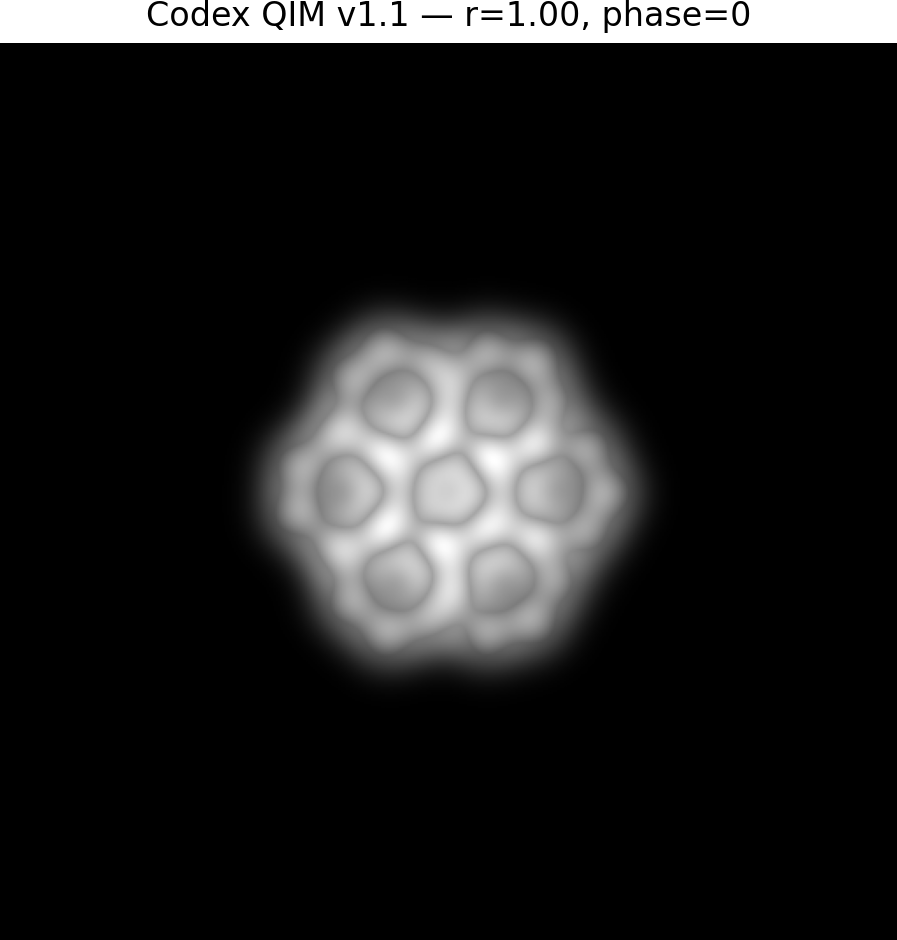
#> input picture codex/quantum_imaging/visuals/codex_qim_v1_1_afm_r1.00_p00.png, 897 x 940 px
$ python codex_quantum_imaging_v2_2_afm_horizon_bridge.py --input_dir ../visuals --state_dir ../visuals --visuals_dir ../visuals
#> lines starting #> are read from the running program, lines starting #| are printed output that depends on the picture; after the words box and inside, x2 and y2 are one past the last pixel; in counts of white or black regions, pixels touching at a corner belong together
#!/usr/bin/env python3
# -*- coding: utf-8 -*-
"""
Codex Quantum Imaging v2.2 — AFM Horizon + Bridge Engine
Domain : AFM Molecule Imaging • 3D ΔΦ Lattice • Resonant Horizons
Field  : Universal Truth Protocol (E–I–C ∿, H₇ = 0.70)
Law    : AFM Stack/Synthetic → Volume → ΔΦ → Horizon → Resonance → Triad
         → Solar Link → Third-Eye Link → State
"""

import argparse
import json
import os
import time
from dataclasses import dataclass, asdict
from typing import List, Dict, Any, Tuple

import numpy as np
from PIL import Image
from scipy import ndimage
import matplotlib.pyplot as plt


@dataclass
class TriadicState:
    energy: float
    information: float
    coherence: float
    h7_target: float = 0.70


@dataclass
class ResonanceCurve:
    radii: List[float]
    response: List[float]


@dataclass
class SolarLink:
    band_hint: str
    turbulence_index: float


@dataclass
class ThirdEyeLink:
    symmetry_score: float
    ring_count_hint: int


@dataclass
class QIMVolumeSummary:
    shape: List[int]
    delta_phi_mean: float
    delta_phi_std: float
    gradient_mean: float
    gradient_std: float
    horizon_threshold: float
    horizon_fraction: float
    triad: TriadicState
    resonance: ResonanceCurve
    synthetic: bool
    solar_link: SolarLink
    third_eye_link: ThirdEyeLink


@dataclass
class QIMStateEnvelope:
    protocol: str
    version: str
    timestamp: str
    input_dir: str
    used_synthetic: bool
    state_path: str
    visuals: Dict[str, str]
    volume_summary: QIMVolumeSummary


# ─────────────────────────────────────────────────────────────
# AFM LOAD + SYNTHETIC
# ─────────────────────────────────────────────────────────────

def list_afm_files(input_dir: str) -> List[str]:
    if not os.path.isdir(input_dir):
        return []
    files = sorted(
        f for f in os.listdir(input_dir)
        if f.lower().endswith((".png", ".jpg", ".jpeg", ".tif", ".tiff", ".bmp"))
    )
    return [os.path.join(input_dir, f) for f in files]


def generate_synthetic_afm_volume(z_slices: int = 3, size: int = 256) -> np.ndarray:
    """
    Synthetic AFM-like volume: concentric ring + core, mild z-variation.
    """
    y = np.linspace(-1.0, 1.0, size)
    x = np.linspace(-1.0, 1.0, size)
    xx, yy = np.meshgrid(x, y)
    rr = np.sqrt(xx**2 + yy**2)

    base = np.exp(-((rr - 0.4) ** 2) / (2 * 0.03**2))
    core = np.exp(-rr**2 / (2 * 0.1**2))
    pattern = base + 0.7 * core

    slices = []
    for z in range(z_slices):
        phase = 0.15 * z
        mod = 1.0 + 0.06 * np.sin(8 * rr + phase)
        arr = pattern * mod
        arr = (arr - arr.min()) / (arr.max() - arr.min() + 1e-8)
        slices.append(arr.astype(np.float32))

    return np.stack(slices, axis=0)


def load_afm_stack(input_dir: str) -> Tuple[np.ndarray, bool]:
    """
    Try real AFM stack; if none, generate synthetic AFM-like volume.
    """
    files = list_afm_files(input_dir)
    if files:
        slices = []
        for path in files:
            img = Image.open(path).convert("L")
            arr = np.array(img, dtype=np.float32)
            mn = float(arr.min())
            mx = float(arr.max())
            arr = (arr - mn) / (mx - mn + 1e-8)
            slices.append(arr)
        volume = np.stack(slices, axis=0)
        return volume, False

    print("No AFM files found; generating synthetic AFM volume (v2.2).")
    return generate_synthetic_afm_volume(), True


# ─────────────────────────────────────────────────────────────
# CORE ΔΦ + TRIAD + RESONANCE
# ─────────────────────────────────────────────────────────────

def compute_delta_phi(volume: np.ndarray) -> Dict[str, Any]:
    gz, gy, gx = np.gradient(volume)
    grad_mag = np.sqrt(gx**2 + gy**2 + gz**2)

    g_min = float(grad_mag.min())
    g_max = float(grad_mag.max())
    denom = g_max - g_min + 1e-8
    g_norm = (grad_mag - g_min) / denom

    delta_phi = g_norm - g_norm.mean()
    delta_phi_mean = float(delta_phi.mean())
    delta_phi_std = float(delta_phi.std())
    gradient_mean = float(grad_mag.mean())
    gradient_std = float(grad_mag.std())

    return {
        "delta_phi": delta_phi,
        "delta_phi_mean": delta_phi_mean,
        "delta_phi_std": delta_phi_std,
        "gradient_mean": gradient_mean,
        "gradient_std": gradient_std,
    }


def compute_entropy(delta_phi: np.ndarray, bins: int = 128) -> float:
    flat = delta_phi.flatten()
    hist, _ = np.histogram(flat, bins=bins, density=True)
    p = hist + 1e-12
    p = p / p.sum()
    entropy = -np.sum(p * np.log(p))
    return float(entropy / np.log(len(p)))


def compute_triad(delta_phi: np.ndarray,
                  gradient_mean: float) -> TriadicState:
    E = float(gradient_mean)
    I = compute_entropy(delta_phi)
    delta_mean = float(delta_phi.mean())
    C = (E * I) / (1.0 + abs(delta_mean))
    return TriadicState(energy=E, information=I, coherence=C)


def compute_resonance_curve(volume: np.ndarray,
                            radii: List[float]) -> ResonanceCurve:
    responses: List[float] = []
    for r in radii:
        sigma = float(r)
        smoothed = ndimage.gaussian_filter(volume, sigma=sigma)
        responses.append(float(smoothed.std()))
    return ResonanceCurve(radii=list(radii), response=responses)


# ─────────────────────────────────────────────────────────────
# HORIZON + BRIDGES
# ─────────────────────────────────────────────────────────────

def compute_horizon_mask(delta_phi: np.ndarray,
                         mean: float,
                         std: float,
                         k_sigma: float = 2.0) -> Tuple[np.ndarray, float, float]:
    threshold = float(mean + k_sigma * std)
    mask = np.abs(delta_phi) >= threshold
    horizon_fraction = float(mask.mean())
    return mask, threshold, horizon_fraction


def compute_solar_link(resonance: ResonanceCurve) -> SolarLink:
    r = np.array(resonance.radii, dtype=float)
    f = np.array(resonance.response, dtype=float)
    if len(r) >= 2:
        slope = (f[-1] - f[0]) / (r[-1] - r[0] + 1e-8)
    else:
        slope = 0.0
    turb = float(f.std() / (f.mean() + 1e-8))

    peak_idx = int(np.argmax(f))
    peak_r = r[peak_idx]
    if peak_r < r.mean():
        band = "inner"
    elif peak_r > r.mean():
        band = "outer"
    else:
        band = "mid"

    return SolarLink(band_hint=band, turbulence_index=float(turb))


def radial_profile_from_central_slice(delta_phi: np.ndarray,
                                      nbins: int = 64) -> Tuple[np.ndarray, np.ndarray]:
    z_mid = delta_phi.shape[0] // 2
    sl = delta_phi[z_mid, :, :]

    ny, nx = sl.shape
    y = np.arange(ny) - ny / 2.0
    x = np.arange(nx) - nx / 2.0
    xx, yy = np.meshgrid(x, y)
    rr = np.sqrt(xx**2 + yy**2)

    r_max = rr.max()
    bin_edges = np.linspace(0.0, r_max, nbins + 1)
    bin_centers = 0.5 * (bin_edges[:-1] + bin_edges[1:])

    radial_mean = np.zeros(nbins, dtype=float)
    for i in range(nbins):
        mask = (rr >= bin_edges[i]) & (rr < bin_edges[i + 1])
        if mask.any():
            radial_mean[i] = float(sl[mask].mean())
        else:
            radial_mean[i] = 0.0
    return bin_centers, radial_mean


def count_ring_peaks(radial_mean: np.ndarray,
                     min_prominence: float = 0.05) -> int:
    peaks = 0
    for i in range(1, len(radial_mean) - 1):
        if radial_mean[i] > radial_mean[i - 1] and radial_mean[i] > radial_mean[i + 1]:
            left = radial_mean[i] - radial_mean[i - 1]
            right = radial_mean[i] - radial_mean[i + 1]
            if left >= min_prominence and right >= min_prominence:
                peaks += 1
    return int(peaks)


def compute_third_eye_link(delta_phi: np.ndarray) -> ThirdEyeLink:
    _, radial_mean = radial_profile_from_central_slice(delta_phi)
    if radial_mean.size == 0:
        return ThirdEyeLink(symmetry_score=0.0, ring_count_hint=0)

    # Symmetry score ~ 1 - normalized variance of radial profile
    rm = radial_mean - radial_mean.mean()
    var = float(np.mean(rm**2))
    norm = float(np.max(radial_mean) - np.min(radial_mean) + 1e-8)
    symmetry_score = float(max(0.0, 1.0 - var / (norm**2 + 1e-8)))

    ring_count = count_ring_peaks(radial_mean, min_prominence=0.03)
    return ThirdEyeLink(symmetry_score=symmetry_score, ring_count_hint=ring_count)


# ─────────────────────────────────────────────────────────────
# VISUALS + STATE
# ─────────────────────────────────────────────────────────────

def save_visuals(delta_phi: np.ndarray,
                 horizon_mask: np.ndarray,
                 resonance: ResonanceCurve,
                 visuals_dir: str,
                 timestamp: str) -> Dict[str, str]:
    os.makedirs(visuals_dir, exist_ok=True)

    z_mid = delta_phi.shape[0] // 2
    central_slice = delta_phi[z_mid, :, :]
    max_proj = delta_phi.max(axis=0)
    horizon_maxproj = horizon_mask.max(axis=0)

    central_path = os.path.join(
        visuals_dir, f"qim_v2_2_delta_phi_central_{timestamp}.png"
    )
    maxproj_path = os.path.join(
        visuals_dir, f"qim_v2_2_delta_phi_maxproj_{timestamp}.png"
    )
    horizon_path = os.path.join(
        visuals_dir, f"qim_v2_2_horizon_maxproj_{timestamp}.png"
    )
    resonance_path = os.path.join(
        visuals_dir, f"qim_v2_2_resonance_curve_{timestamp}.png"
    )

    # Central slice
    plt.figure()
    plt.imshow(central_slice, origin="lower")
    plt.colorbar()
    plt.title("QIM v2.2 ΔΦ Central Slice (z-mid)")
    plt.tight_layout()
    plt.savefig(central_path, dpi=200)
    plt.close()

    # Max projection
    plt.figure()
    plt.imshow(max_proj, origin="lower")
    plt.colorbar()
    plt.title("QIM v2.2 ΔΦ Max Projection (over z)")
    plt.tight_layout()
    plt.savefig(maxproj_path, dpi=200)
    plt.close()

    # Horizon max projection
    plt.figure()
    plt.imshow(horizon_maxproj, origin="lower")
    plt.colorbar()
    plt.title("QIM v2.2 Horizon Max Projection (|ΔΦ| above threshold)")
    plt.tight_layout()
    plt.savefig(horizon_path, dpi=200)
    plt.close()

    # Resonance curve
    plt.figure()
    plt.plot(resonance.radii, resonance.response, marker="o")
    plt.xlabel("Gaussian radius (σ)")
    plt.ylabel("Response (std dev)")
    plt.title("QIM v2.2 Resonance Curve")
    plt.tight_layout()
    plt.savefig(resonance_path, dpi=200)
    plt.close()

    return {
        "delta_phi_central": os.path.abspath(central_path),
        "delta_phi_maxproj": os.path.abspath(maxproj_path),
        "horizon_maxproj": os.path.abspath(horizon_path),
        "resonance_curve": os.path.abspath(resonance_path),
    }


def emit_state_envelope(volume: np.ndarray,
                        delta_phi: np.ndarray,
                        metrics: Dict[str, float],
                        triad: TriadicState,
                        resonance: ResonanceCurve,
                        used_synthetic: bool,
                        horizon_threshold: float,
                        horizon_fraction: float,
                        solar_link: SolarLink,
                        third_eye_link: ThirdEyeLink,
                        input_dir: str,
                        state_dir: str,
                        visuals: Dict[str, str],
                        timestamp: str) -> str:
    os.makedirs(state_dir, exist_ok=True)

    summary = QIMVolumeSummary(
        shape=list(volume.shape),
        delta_phi_mean=metrics["delta_phi_mean"],
        delta_phi_std=metrics["delta_phi_std"],
        gradient_mean=metrics["gradient_mean"],
        gradient_std=metrics["gradient_std"],
        horizon_threshold=horizon_threshold,
        horizon_fraction=horizon_fraction,
        triad=triad,
        resonance=resonance,
        synthetic=used_synthetic,
        solar_link=solar_link,
        third_eye_link=third_eye_link,
    )

    state = QIMStateEnvelope(
        protocol="CodexQuantumImaging",
        version="2.2",
        timestamp=timestamp,
        input_dir=os.path.abspath(input_dir),
        used_synthetic=used_synthetic,
        state_path="",
        visuals=visuals,
        volume_summary=summary,
    )

    state_name = f"qim_v2_2_state_{timestamp}.json"
    state_path = os.path.join(state_dir, state_name)
    state.state_path = os.path.abspath(state_path)

    with open(state_path, "w", encoding="utf-8") as f:
        json.dump(asdict(state), f, indent=2)

    return state_path


# ─────────────────────────────────────────────────────────────
# MAIN
# ─────────────────────────────────────────────────────────────

def main() -> None:
    parser = argparse.ArgumentParser(
        description="Codex QIM v2.2 — AFM Horizon + Bridge Engine"
    )
    parser.add_argument("--input_dir", required=True, help="AFM stack directory")
    parser.add_argument("--state_dir", required=True, help="State JSON output directory")
    parser.add_argument("--visuals_dir", required=True, help="Visuals output directory")
    args = parser.parse_args()

    t0 = time.time()
    timestamp = time.strftime("%Y%m%d_%H%M%S")

    volume, used_synthetic = load_afm_stack(args.input_dir)
#> in load_afm_stack, `mn = float(arr.min())`: mn = 0
#> in load_afm_stack, `mx = float(arr.max())`: mx = 255
#> used_synthetic = False
    metrics = compute_delta_phi(volume)
#> in compute_delta_phi, `g_min = float(grad_mag.min())`: g_min = 0
#> in compute_delta_phi, `g_max = float(grad_mag.max())`: g_max = 1.22
#> in compute_delta_phi, `delta_phi_mean = float(delta_phi.mean())`: delta_phi_mean = 1.15e-09
#> in compute_delta_phi, `delta_phi_std = float(delta_phi.std())`: delta_phi_std = 0.0382
#> in compute_delta_phi, `gradient_mean = float(grad_mag.mean())`: gradient_mean = 0.00756
#> in compute_delta_phi, `gradient_std = float(grad_mag.std())`: gradient_std = 0.0467
#> metrics = 5 items
    delta_phi = metrics["delta_phi"]

    triad = compute_triad(
        delta_phi=delta_phi,
        gradient_mean=metrics["gradient_mean"],
    )
#> in compute_entropy, `hist, _ = np.histogram(flat, bins=bins, density=True)`: hist = 128 values, max 110.4 at index 0, min 0 at index 117, mean 1
#> in compute_entropy, `p = hist + 1e-12`: p = 128 values, max 110.4 at index 0, min 1e-12 at index 117, mean 1
#> in compute_entropy, `p = p / p.sum()`: p = 128 values, max 0.863 at index 0, min 7.81e-15 at index 117, mean 0.00781
#> in compute_entropy, `entropy = -np.sum(p * np.log(p))`: entropy = 0.649
#> in compute_triad, `I = compute_entropy(delta_phi)`: I = 0.134
#> in compute_triad, `delta_mean = float(delta_phi.mean())`: delta_mean = 1.15e-09
#> in compute_triad, `C = (E * I) / (1.0 + abs(delta_mean))`: C = 0.00101

    radii = [0.7, 1.0, 1.4, 1.8, 2.2]
    resonance = compute_resonance_curve(volume, radii)
#> after the loop in compute_resonance_curve, `for r in radii:`: responses = [0.271, 0.27, 0.269, 0.267, 0.267]

    horizon_mask, h_threshold, h_fraction = compute_horizon_mask(
        delta_phi,
        metrics["delta_phi_mean"],
        metrics["delta_phi_std"],
        k_sigma=2.0,
    )
#> in compute_horizon_mask, `horizon_fraction = float(mask.mean())`: horizon_fraction = 0.00939
#> h_threshold = 0.0763; h_fraction = 0.00939

    solar_link = compute_solar_link(resonance)
    third_eye_link = compute_third_eye_link(delta_phi)
#> in radial_profile_from_central_slice, `sl = delta_phi[z_mid, :, :]`:
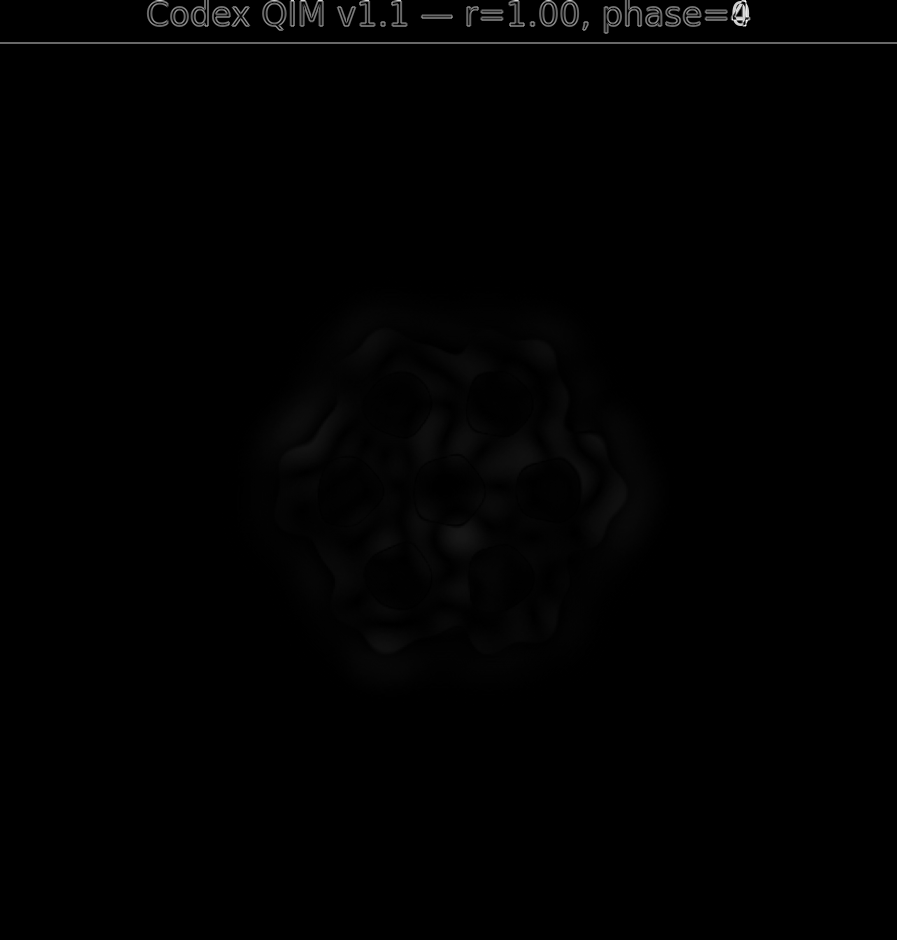
#> sl: shape (940, 897) float32; min -0.00617, max 0.994, mean -6.3e-06; drawn with min black and max white
#> after the loop in radial_profile_from_central_slice, `for i in range(nbins):`: radial_mean = 64 values, max 0.0199 at index 4, min -0.00617 at index 32, mean 0.00264
#> in compute_third_eye_link, `rm = radial_mean - radial_mean.mean()`: rm = 64 values, max 0.0173 at index 4, min -0.00881 at index 32, mean 0
#> in compute_third_eye_link, `var = float(np.mean(rm**2))`: var = 6.91e-05
#> in compute_third_eye_link, `norm = float(np.max(radial_mean) - np.min(radial_mean) + 1e-8)`: norm = 0.0261
#> in compute_third_eye_link, `symmetry_score = float(max(0.0, 1.0 - var / (norm**2 + 1e-8)))`: symmetry_score = 0.899
#> the loop in count_ring_peaks, `for i in range(1, len(radial_mean) - 1):` made 62 passes
#> (left, right) on passes 4, 11, 14, 42, 46, 49, 52, 60: (0.00171, 0.000164), (0.000597, 0.00111), (0.00237, 0.000727), (0.00526, 0.00263), (0.00343, 0.000377), (0.00162, 0.00137), (0.00275, 0.000687), (0.00167, 0.00682)
#> right on pass 37: 4.66e-10
#> after the loop in count_ring_peaks, `for i in range(1, len(radial_mean) - 1):`: peaks = 0

    visuals = save_visuals(delta_phi, horizon_mask, resonance, args.visuals_dir, timestamp)
#> in save_visuals, `horizon_maxproj = horizon_mask.max(axis=0)`:
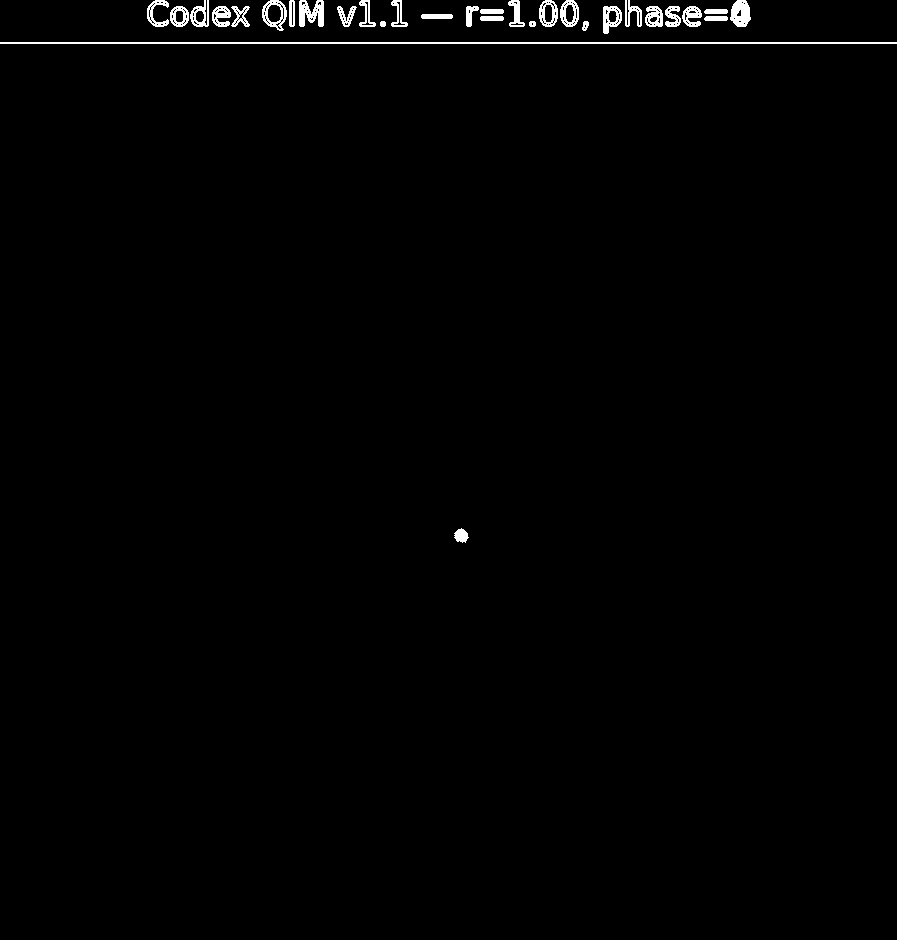
#> horizon_maxproj: shape (940, 897) bool; 0.94% white; 31 white regions, largest, box (x1, y1, x2, y2) and area: (0, 42, 897, 44) 1794, (299, 0, 324, 27) 463, (730, 0, 751, 27) 419
#> in save_visuals, `plt.savefig(central_path, dpi=200)`:
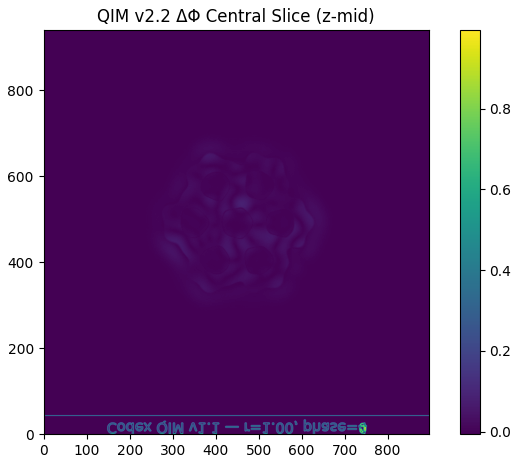
#> figure drawn by matplotlib, 2 panels
#> in save_visuals, `plt.savefig(horizon_path, dpi=200)`:
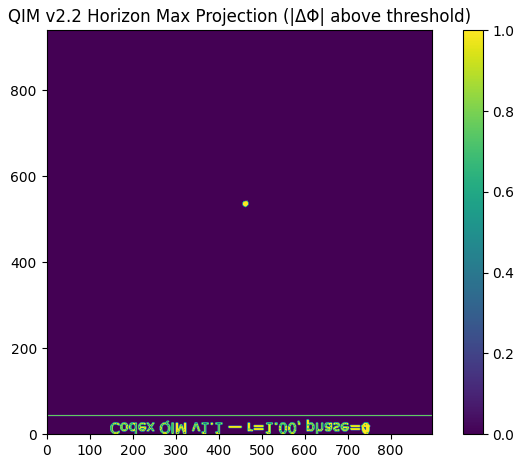
#> figure drawn by matplotlib, 2 panels
#> in save_visuals, `plt.savefig(resonance_path, dpi=200)`:
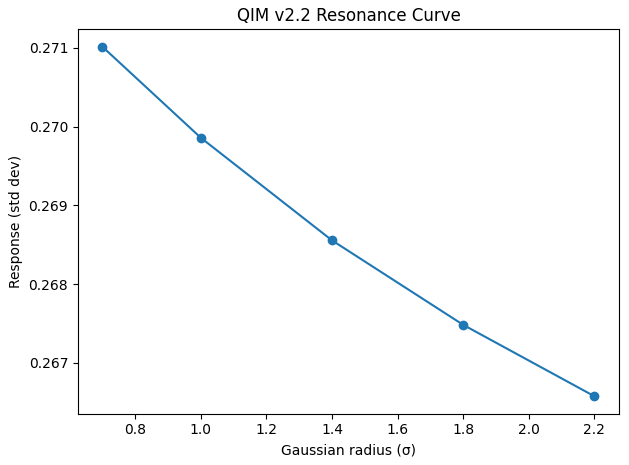
#> figure drawn by matplotlib, 1 panel
#> visuals = 4 items
    state_path = emit_state_envelope(
        volume=volume,
        delta_phi=delta_phi,
        metrics=metrics,
        triad=triad,
        resonance=resonance,
        used_synthetic=used_synthetic,
        horizon_threshold=h_threshold,
        horizon_fraction=h_fraction,
        solar_link=solar_link,
        third_eye_link=third_eye_link,
        input_dir=args.input_dir,
        state_dir=args.state_dir,
        visuals=visuals,
        timestamp=timestamp,
    )

    t1 = time.time()
    dt = t1 - t0

    print("QIM v2.2 AFM Horizon + Bridge run complete.")
    print(f"  Input dir     : {os.path.abspath(args.input_dir)}")
    print(f"  Used synthetic: {used_synthetic}")
#|   Used synthetic: False
    print(f"  State         : {state_path}")
#|   State         : ../visuals/qim_v2_2_state_20261120_162030.json
    print("  Visuals       :")
    for k, v in visuals.items():
        print(f"    {k} -> {v}")
#> this loop made 4 passes
#> k on passes 1 to 4: 'delta_phi_central', 'delta_phi_maxproj', 'horizon_maxproj', 'resonance_curve'
#|     delta_phi_central -> codex/quantum_imaging/visuals/qim_v2_2_delta_phi_central_20261120_162030.png
#|     delta_phi_maxproj -> codex/quantum_imaging/visuals/qim_v2_2_delta_phi_maxproj_20261120_162030.png
#|     horizon_maxproj -> codex/quantum_imaging/visuals/qim_v2_2_horizon_maxproj_20261120_162030.png
#|     resonance_curve -> codex/quantum_imaging/visuals/qim_v2_2_resonance_curve_20261120_162030.png
    print(f"  Runtime       : {dt:.3f} s")


if __name__ == "__main__":
    main()
